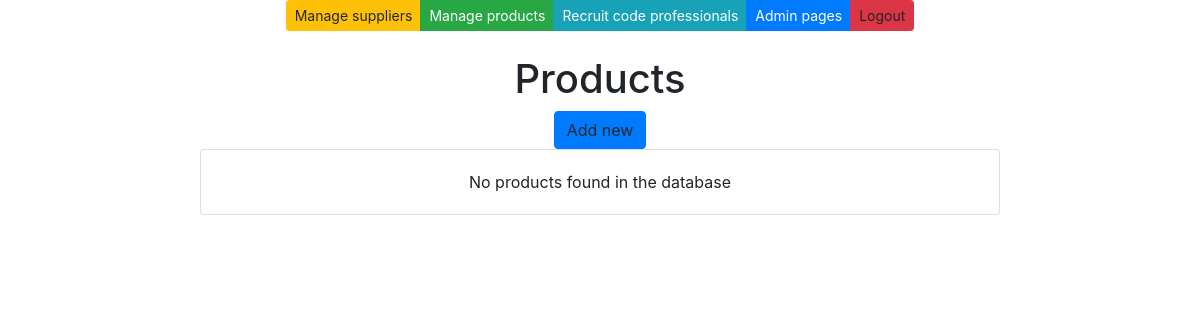
/products/, run on an earlier commit of the app's database.
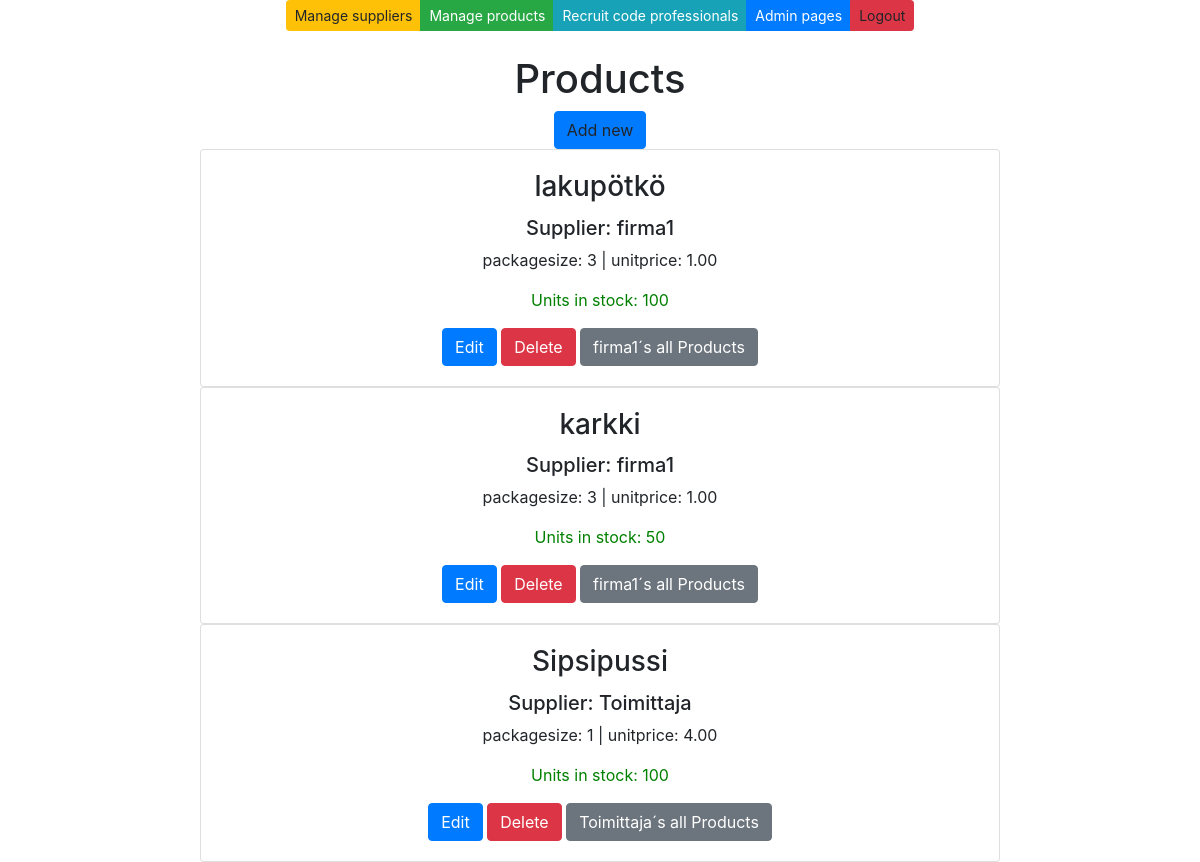
And on a later commit of the database.
### app/models.py (models this page shows, shortened)
class Product(models.Model):
    productname = models.CharField(max_length = 20, default = "laku")
    packagesize = models.CharField(max_length = 20, default = 3)
    unitprice = models.DecimalField(max_digits=8, decimal_places=2, default=1.00)
    unitsinstock = models.IntegerField(default = 3)
    supplier = models.ForeignKey(Supplier, on_delete=models.CASCADE)

class Supplier(models.Model):
    companyname = models.CharField(max_length = 50, default="firma")
    contactname = models.CharField(max_length = 50, default="firma")
    address = models.CharField(max_length = 100, default="firma")
    phone = models.CharField(max_length = 20, default="firma")
    email = models.CharField(max_length = 50, default="firma")
    country = models.CharField(max_length = 50, default="firma")

### app/views.py (the view)
# urls.py: path('products/', productlistview),
def productlistview(request):
    productlist = Product.objects.all()
    supplierlist = Supplier.objects.all()
    context = {'products': productlist, 'suppliers': supplierlist}
    return render (request, "productlist.html",context)

### app/templates/productlist.html (shortened to what this page needs)
{% extends 'index.html' %}
{% block content %}
<br />
<br />
<h1>Products</h1>
<a onclick="showaddform()" class="btn btn-primary">Add new</a>
{% for p in products %}
<div class="card" style="width: 50rem;">
    <div class="card-body">
        <h3 class="card-title">{{p.productname}} </h3>
        <h5 class="card-text">Supplier: {{p.supplier.companyname}}</h5>
        <p class="card-text">packagesize: {{p.packagesize}} | unitprice: {{p.unitprice}}</p>
        <p class="card-text" style="color: green;">Units in stock: {{p.unitsinstock}}</p>
        <a href="/edit-product-get/{{p.id}}/" class="btn btn-primary">Edit</a>
        <a href="/confirm-delete-product/{{p.id}}/" class="btn btn-danger">Delete</a>
        <a href="/products-by-supplier/{{p.supplier.id}}/" class="btn btn-secondary">{{p.supplier.companyname}}´s all
            Products</a>
    </div>
</div>
{% empty %}
<div class="card" style="width: 50rem;">
    <div class="card-body">
        <p class="card-text">No products found in the database </p>
    </div>
</div>
{%endfor%}
{% endblock %}

### app/templates/index.html (shortened to what this page needs)
<!DOCTYPE html>
<html>
<head>
    <link rel="stylesheet" href="https://stackpath.bootstrapcdn.com/bootstrap/4.5.0/css/bootstrap.min.css"
>
    <link rel="stylesheet" href="https://cdnjs.cloudflare.com/ajax/libs/font-awesome/5.11.2/css/all.min.css">
</head>
<body>
<div class="container">
<center>
    <div class="btn-group" role="group">
        <a class="btn btn-warning btn-sm" href="/suppliers">Manage suppliers</a>
        <a class="btn btn-success btn-sm" href="/products">Manage products</a>
        <a class="btn btn-info btn-sm" href="http://careeria.fi">Recruit code professionals</a>
        <a class="btn btn-primary btn-sm" href="/admin">Admin pages</a>
        <a  class="btn btn-danger btn-sm">Logout</a>
    </div>
    {% block content %}
    {% endblock %}
</center>
</div>
</body>
</html>

What changed in the data, as far as the page shows it:
added Product: productname "lakupötkö", supplier.companyname "firma1", packagesize "3", unitprice "1.00", unitsinstock "100"
added Product: productname "karkki", supplier.companyname "firma1", packagesize "3", unitprice "1.00", unitsinstock "50"
added Product: productname "Sipsipussi", supplier.companyname "Toimittaja", packagesize "1", unitprice "4.00", unitsinstock "100"
Also different on the page:
text no longer shown: "No products found in the database"
